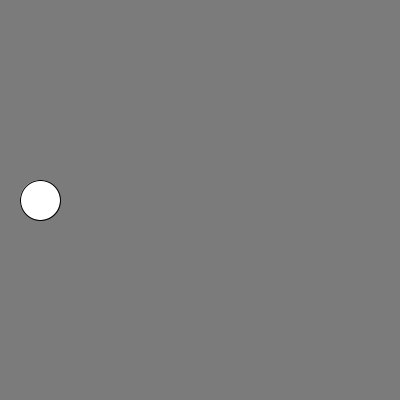
Frame 1 (no input)
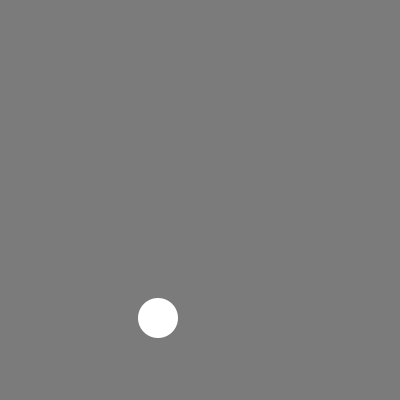
Frame 60 (the mouse pressed at the canvas centre just before this capture)
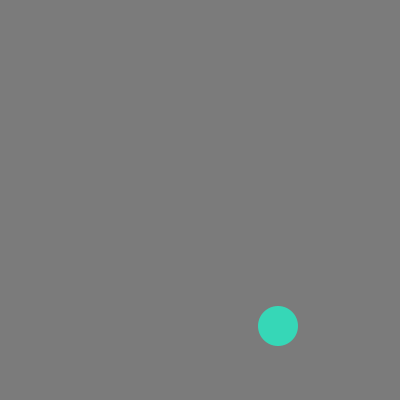
Frame 120 (the mouse held since frame 60 and released just before this capture)

The Processing sketch that drew these frames (run headless with seeded random() and noise(); from frame 60 on, the mouse is pressed at the canvas centre):

// Processing sketch: s06e00elenaerrazuriz
// ── s06e00elenaerrazuriz.pde
//Expresión Digital II - Diseño Digital - UDD - 2016
// M. Elena Errázuriz
//s06e00elenaerrazuriz

int x, y;
int velx = 2;
int vely = 2;
int d = 40;
color c1;

color bl, ng, tu, sg;



void setup() {

  size(400, 400);
  x = d;
  y = height / 2;

  c1 = color(255);
  bl = color(255);
  ng = color(0);
  tu = color(54, 215, 183);
  sg = color(27, 163, 156);
}

void draw() {
  ;

  background(123);
  ellipse(x, y, d, d);
  noStroke();
  fill(c1);
  x += velx;
  y += vely;

  if (x > width - d /2 || x < d/2) {
    velx *= -1;

    int r = (int)random(4);
    if ( r == 0) {
      c1 = bl;
    }
    if ( r == 1) {
      c1 = ng;
    }
    if ( r == 2) {
      c1 = tu;
    }
    if ( r == 3) {
      c1 = sg;
    }
  } 

  if ( y > height - d / 2 || y < d/2) {
    vely *= -1;

    int ra = (int)random(4);
    if ( ra == 0) {
      c1 = bl;
    }
    if ( ra == 1) {
      c1 = ng;
    }
    if ( ra == 2) {
      c1 = tu;
    }
    if ( ra == 3) {
      c1 = sg;
    }
  }
}
